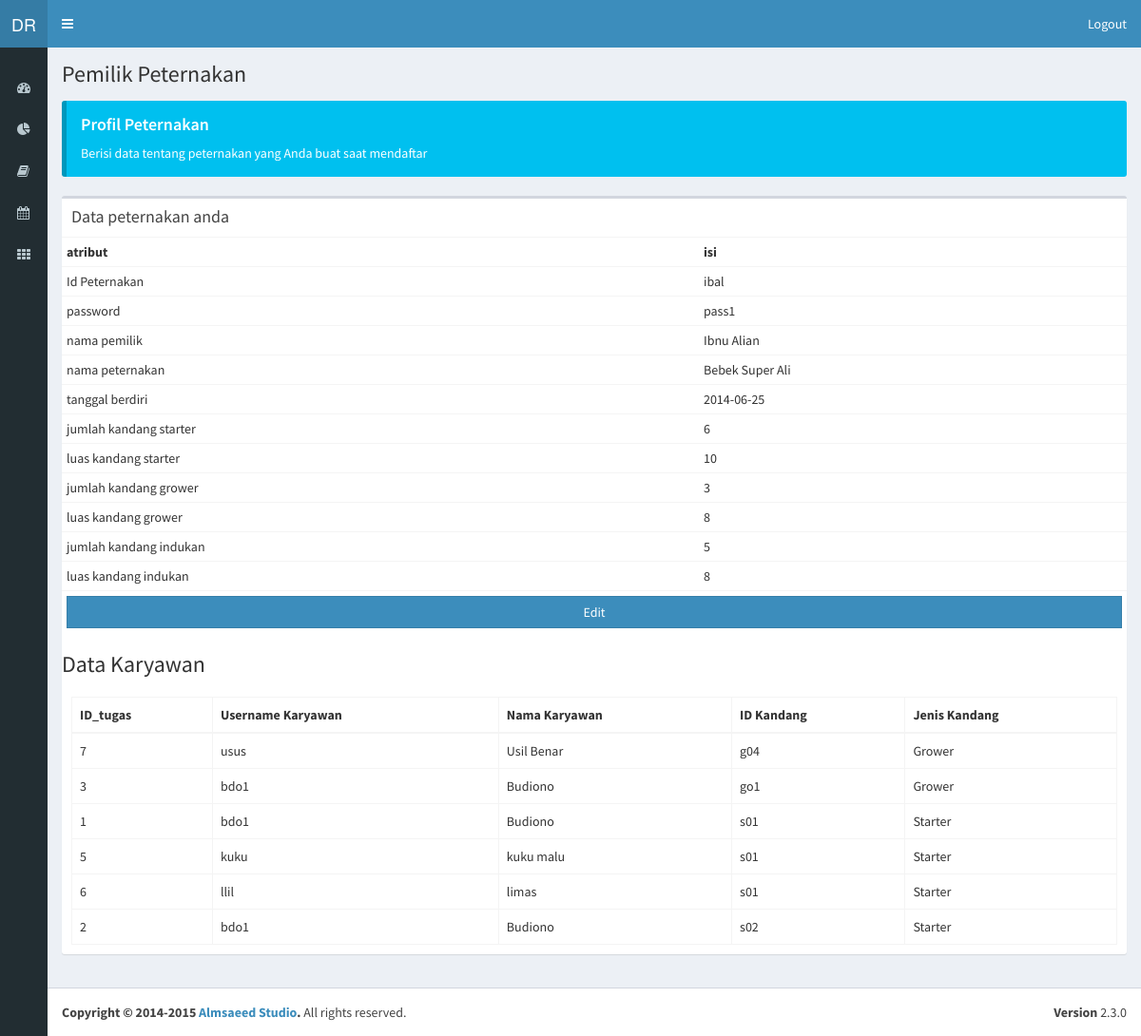
The app's page /index.php?homeAdm (signed in) with its own data.
### tables this page shows
CREATE TABLE IF NOT EXISTS `tb_karyawan` (
  `id_karyawan` varchar(20) NOT NULL,
  `nama_karyawan` varchar(25) NOT NULL,
  `no_telp` varchar(15) NOT NULL,
  `pass` varchar(20) NOT NULL,
  `status` int(1) NOT NULL,
  `id_peternakan` varchar(4) NOT NULL,
  PRIMARY KEY (`id_karyawan`),
  KEY `id_peternakan` (`id_peternakan`)
);

CREATE TABLE IF NOT EXISTS `tb_pembagian` (
  `id_pembagian` int(4) NOT NULL AUTO_INCREMENT,
  `id_kandang` varchar(7) NOT NULL,
  `id_karyawan` varchar(20) NOT NULL,
  PRIMARY KEY (`id_pembagian`),
  KEY `id_kandang` (`id_kandang`,`id_karyawan`),
  KEY `id_karyawan` (`id_karyawan`)
);

CREATE TABLE IF NOT EXISTS `tb_kandang` (
  `id_kandang` varchar(7) NOT NULL,
  `id_peternakan` varchar(10) NOT NULL,
  `id_jenis_kandang` varchar(1) NOT NULL,
  `isi_kandang` int(3) NOT NULL,
  PRIMARY KEY (`id_kandang`),
  KEY `id_peternakan` (`id_peternakan`),
  KEY `id_jenis_kandang` (`id_jenis_kandang`)
);

CREATE TABLE IF NOT EXISTS `tb_jenis_kandang` (
  `id_jenis_kandang` varchar(1) NOT NULL,
  `nama_jenis_kandang` varchar(10) NOT NULL,
  PRIMARY KEY (`id_jenis_kandang`)
);

### controller/controller.php (called while the page is built, shortened)
<?php
	include "model/model.php";
	class controller{
		public $model;
		function __construct(){
			$this->model = new model();
		}
		function viewhomeAdm(){
				  $data = $this->model->getdataP();
				  $tugas = $this->model->getPenugasan();
          	include "view/homeadm.php";
		}
	}
?>

### model/model.php (called while the page is built, shortened)
<?php
	class model{
function getPenugasan(){
	$data= null;
		$id=$_SESSION['idpt'];
	$sql2=mysql_query("select * from tb_karyawan kr join tb_pembagian pg on pg.id_karyawan=kr.id_karyawan
join  tb_kandang kd on kd.id_kandang=pg.id_kandang join tb_jenis_kandang jk on jk.id_jenis_kandang= kd.id_jenis_kandang
join tb_peternakan pk on pk.id_peternakan=kd.id_peternakan where pk.id_peternakan = '$id'");
		$indeks=0;
while($rdata=mysql_fetch_array($sql2)){
      $data [$indeks]["id_pembagian"]=$rdata["id_pembagian"];
        $data [$indeks]["id_karyawan"]=$rdata["id_karyawan"];
        $data[$indeks]["nama_karyawan"]=$rdata["nama_karyawan"];
        $data[$indeks] ["id_kandang"]=$rdata["id_kandang"];
        $data[$indeks]["nama_jenis_kandang"]=$rdata["nama_jenis_kandang"];
$indeks=$indeks+1;
}
return$data;
}
	}
	?>

### view/homeadm.php (the view, shortened to what this page needs)
<!DOCTYPE html>
<html>
  <head>
    <link rel="stylesheet" href="aset/bootstrap/css/bootstrap.min.css">
    <link rel="stylesheet" href="https://maxcdn.bootstrapcdn.com/font-awesome/4.4.0/css/font-awesome.min.css">
    <link rel="stylesheet" href="https://code.ionicframework.com/ionicons/2.0.1/css/ionicons.min.css">
    <link rel="stylesheet" href="aset/plugins/jvectormap/jquery-jvectormap-1.2.2.css">
    <link rel="stylesheet" href="aset/dist/css/AdminLTE.min.css">
    <link rel="stylesheet" href="aset/dist/css/skins/_all-skins.min.css">
  </head>
  <body class="hold-transition skin-blue sidebar-collapse sidebar-mini">
    <div class="wrapper">
 <header class="main-header">
        <a href="homeadm.php" class="logo">
          <span class="logo-mini">DR ISIS</span>
        </a>
        <nav class="navbar navbar-static-top" role="navigation">
         <a href="#" class="sidebar-toggle" data-toggle="offcanvas" role="button">
          </a>
          <div class="navbar-custom-menu">
            <ul class="nav navbar-nav">
              <li class="dropdown user user-menu">
              <a href="index.php?logout" class="dropdown-toggle" data-toggle="dropdown">
                  <span class="hidden-xs">Logout</span>
                </a>
              </li>
            </ul>
          </div>
        </nav>
      </header>
      <aside class="main-sidebar">
        <section class="sidebar">
          <div class="user-panel">
          </div>
          <ul class="sidebar-menu">
            <li class="treeview">
              <a href="#">
                <i class="fa fa-dashboard"></i> <span>Peternakan</span> <i class="fa fa-angle-left pull-right"></i>
              </a>
            </li>
            <li class="treeview">
              <a href="index.php?Apakan">
                <i class="fa fa-pie-chart"></i>
              </a>
            </li>
            <li class="treeview">
              <a href="#">
                <i class="fa fa-book"></i> <span>Karyawan</span>
              </a>
            </li>
            <li class="treeview">
              <a href="#">
                <i class="fa fa-calendar"></i> <span>Jadwal</span>
              </a>
            </li>
            <li>
              <a href="index.php?kandang">
                <i class="fa fa-th"></i> <span>Kandang</span>
              </a>
            </li>
          </ul>
        </section>
      </aside>
      <div class="content-wrapper">
        <section class="content-header">
          <h1>
            Pemilik Peternakan
          </h1>
        </section>
        <section class="content">
          <div class="callout callout-info">
            <h4>Profil Peternakan</h4>
            <p>Berisi data tentang peternakan yang Anda buat saat mendaftar</p>
          </div>
         <div class="box">
                <div class="box-header">
                  <h3 class="box-title">Data peternakan anda</h3>
                </div>
                <div class="box-body no-padding">
                  <table class="table table-condensed">
                    <tr>
                      <th >atribut</th>
                      <th>isi</th>
                      </tr>
                            <?php
                                $indeks=1;
foreach ( $data as $var ) {
?>
  <tr>
   <td> Id Peternakan</td> <td><?php echo $var['id_peternakan'];?>&nbsp;</td></tr>
  <tr>
   <td>password</td> <td><?php echo $var['password'];?>&nbsp;</td>
   </tr>
   <tr>
   <td>nama pemilik</td> <td><?php echo $var['nama_pemilik'];?>&nbsp;</td>
    </tr>
    <tr>
    <td>nama peternakan</td><td><?php echo $var['nama_peternakan'];?>&nbsp;</td>
    </tr>
    <tr>
    <td>tanggal berdiri</td><td><?php echo $var['tanggal_berdiri'];?>&nbsp;</td>
    </tr>
    <tr>
    <td>jumlah kandang starter</td><td><?php echo $var['jumlah_kandang_stater'];?>&nbsp;</td>
    </tr>
    <tr>
    <td>luas kandang starter</td><td><?php echo $var['luas_kandang_stater'];?>&nbsp;</td>
    </tr>
    <tr>
    <td>jumlah kandang grower</td><td><?php echo $var['jumlah_kandang_grower'];?>&nbsp;</td>
    </tr>
    <tr>
    <td>luas kandang grower</td><td><?php echo $var['luas_kandang_grower'];?>&nbsp;</td>
    </tr>
    <tr>
    <td>jumlah kandang indukan</td><td><?php echo $var['jumlah_kandang_indukan'];?>&nbsp;</td>
    </tr>
    <tr>
    <td>luas kandang indukan</td><td><?php echo $var['luas_kandang_indukan'];?>&nbsp;</td>
    </tr>
   <tr>
    <td colspan="2"><a class="btn btn-block btn-primary btn-flat" href="index.php?editP">Edit</a>  </td>
  </tr>
 <?php  $indeks=$indeks+1; } ?>
                    </table>
                  <h3 class="box-title">Data Karyawan</h3>
                </div>
<div class="box-body">
                  <table id="example2" class="table table-bordered table-hover">
                    <thead>
                      <tr>
                        <th>ID_tugas</th>
                        <th>Username Karyawan</th>
                        <th>Nama Karyawan</th>
                        <th>ID Kandang</th>
                        <th>Jenis Kandang</th>
                      </tr>
                    </thead>
                    <tbody> <?php
                                if($tugas!=null)
{
foreach ( $tugas as $var ) {
?><tr>
    <td><?php echo $var["id_pembagian"];?>&nbsp;</td>
    <td><?php echo $var["id_karyawan"];?>&nbsp;</td>
    <td><?php echo $var["nama_karyawan"];?>&nbsp;</td>
    <td><?php echo $var["id_kandang"];?>&nbsp;</td>
    <td><?php echo $var["nama_jenis_kandang"];?>&nbsp;</td>
  </tr>
 <?php }
 } else { ?> <h3>Maaf Data penugasan karyawan masih kosong</h3>
 <?php  }?>
                    </tbody>
                  </table>
                </div>
              </div>
              </div>
      </div>
      <footer class="main-footer">
        <div class="pull-right hidden-xs">
          <b>Version</b> 2.3.0
        </div>
        <strong>Copyright &copy; 2014-2015 <a href="http://almsaeedstudio.com">Almsaeed Studio</a>.</strong> All rights reserved.
      </footer>
  </body>
</html>

### index.php
<?php
	include "controller/controller.php";
	$main = new controller();
	if(isset($_GET['register'])){
		$main->viewRegister();
	}else if(isset($_GET['logout'])){
		$main->logout();
	}else if(isset($_GET['login'])){
		$main->login();
	}else if(isset($_GET['baru'])){
		$main->inputbaru();
	}else if(isset($_GET['analis'])){
		$main->viewanalis();
	}else if(isset($_GET['analispakan'])){
		$main->viewhasilpkn();
	}else if(isset($_GET['analispakankar'])){
		$main->viewhasilpknkar();
	}else if(isset($_GET['Apakan'])){
		$main->viewapakan();
	}else if(isset($_GET['KApakan'])){
		$main->viewpakanKar();
	}else if(isset($_GET['jadwalKar'])){
		$main->viewjadwalkar();
	}else if(isset($_GET['grower'])){
		$main->viewgrower();
	}else if(isset($_GET['starter'])){
		$main->viewstarter();
	}else if(isset($_GET['indukan'])){
		$main->viewindukan();
	}else if(isset($_GET['tambahKar'])){
		$main->tambahkaryawan();
	}else if(isset($_GET['inputkar'])){
		$main->inputkaryawan();
	}else if(isset($_GET['inputgrower'])){
		$main->inputgrw();
	}else if(isset($_GET['inputindk'])){
		$main->inputindk();
	}else if(isset($_GET['inputstarter'])){
		$main->inputstr();
	}else if(isset($_GET['inputkandang'])){
		$main->inputkandang();
	}else if(isset($_GET['homeAdm'])){
		$main->viewhomeAdm();
	}else if(isset($_GET['homeKar'])){
		$main->viewhomeKar();
	}else if(isset($_GET['delindk'])){
		$main->delindk();
	}else if(isset($_GET['delgrw'])){
		$main->delgrw();
	}else if(isset($_GET['delstr'])){
		$main->delstr();
	}else if(isset($_GET['kandang'])){
		$main->viewkformkandang();
	}else if(isset($_GET['editP'])){
		$main->viewFormEdit();
	}else if(isset($_GET['editkand'])){
		$main->vieweditKan();
	}else if(isset($_GET['editKar'])){
		$main->viewKar();
	}else if(isset($_GET['editkapr'])){
		$main->viewpkar();
	}else if(isset($_GET['updatePT'])){
		$main->updatePT();
	}else if(isset($_GET['rsindk'])){
		$main->updateinduk();
	}else if(isset($_GET['rsgrw'])){
		$main->updategrower();
	}else if(isset($_GET['rsstr'])){
		$main->updatestarter();
	}else if(isset($_GET['updateKar'])){
		$main->updatekar();
	}else if(isset($_GET['updatepakr'])){
		$main->updatepakr();
	}else if(isset($_GET['updatekandang'])){
		$main->updatekandang();
	}else{
		$main->index();
	}
?>

### records on screen
tb_karyawan: tb_pembagian.id_pembagian "7", tb_pembagian.id_karyawan "usus", nama_karyawan "Usil Benar", tb_kandang.id_kandang "g04", tb_jenis_kandang.nama_jenis_kandang "Grower"
tb_karyawan: tb_pembagian.id_pembagian "3", tb_pembagian.id_karyawan "bdo1", nama_karyawan "Budiono", tb_kandang.id_kandang "go1", tb_jenis_kandang.nama_jenis_kandang "Grower", tb_pembagian.id_pembagian "1", tb_kandang.id_kandang "s01", tb_jenis_kandang.nama_jenis_kandang "Starter", tb_pembagian.id_pembagian "2", tb_kandang.id_kandang "s02"
tb_karyawan: tb_pembagian.id_pembagian "5", tb_pembagian.id_karyawan "kuku", nama_karyawan "kuku malu", tb_kandang.id_kandang "s01", tb_jenis_kandang.nama_jenis_kandang "Starter"
tb_karyawan: tb_pembagian.id_pembagian "6", tb_pembagian.id_karyawan "llil", nama_karyawan "limas", tb_kandang.id_kandang "s01", tb_jenis_kandang.nama_jenis_kandang "Starter"

### other values on screen
$var['id_peternakan'] "ibal"
$var['password'] "pass1"
$var['nama_pemilik'] "Ibnu Alian"
$var['nama_peternakan'] "Bebek Super Ali"
$var['tanggal_berdiri'] "2014-06-25"
$var['jumlah_kandang_stater'] "6"
$var['luas_kandang_stater'] "10"
$var['jumlah_kandang_grower'] "3"
$var['luas_kandang_grower'] "8"
$var['jumlah_kandang_indukan'] "5"
$var['luas_kandang_indukan'] "8"
